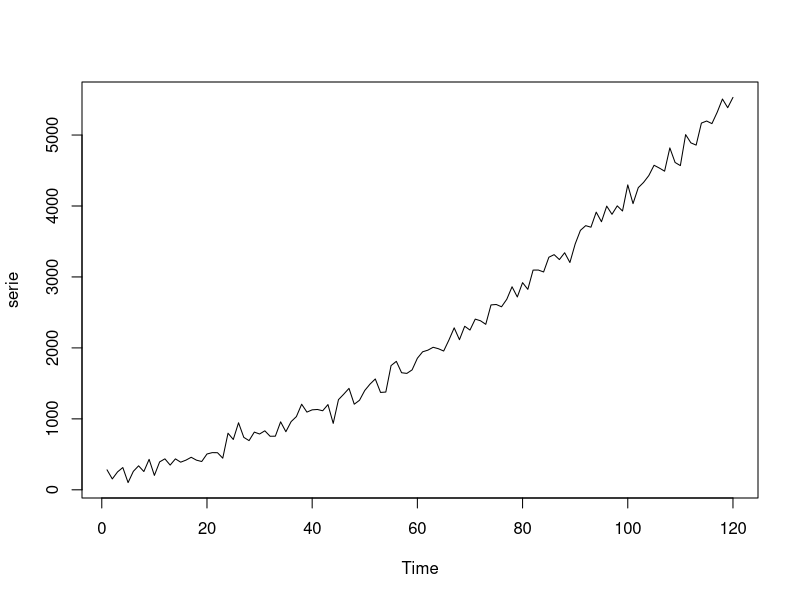
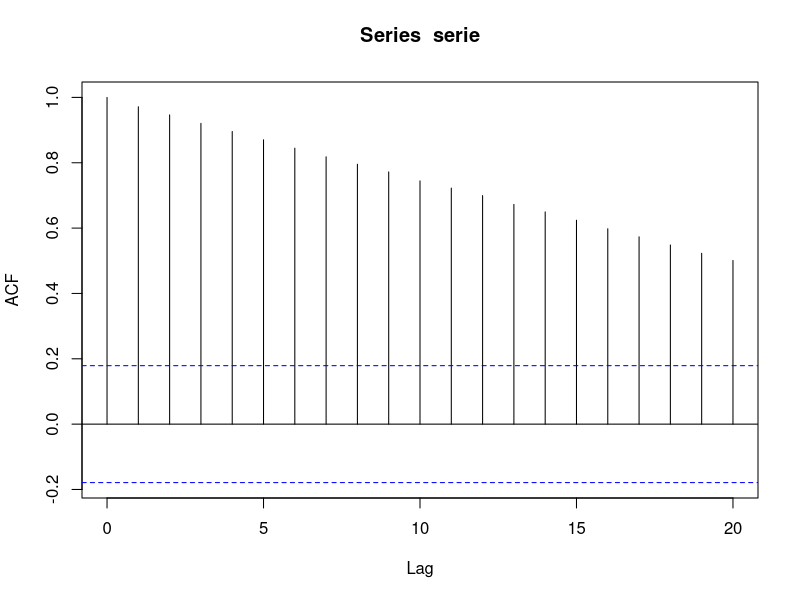
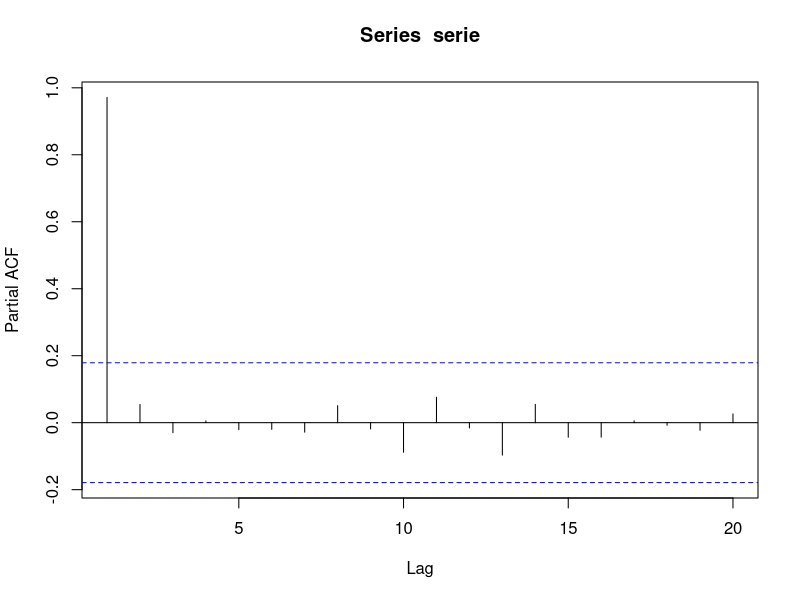

Reproduce these figures in R, in order.
library(tidyverse)
library(forecast)
library(urca)

# Número de observações
n <- 120
# Componente aleatório
set.seed(50)
noise <- rnorm(n, mean = 200, sd = 100)
# Componente de tendência
trend <- 15.67
# Componente estocástico
t <- 1:120
stochastic_component <- (10.32 * t) + (0.287 * (t ^ 2))

### A série temporal deste exemplo:
serie <- ts(trend + stochastic_component + noise)
plot.ts(serie)




### Análise das funções autoregressivas (FAC e FACP):
# Gráfico da FAC apresenta uma queda lenta e prolongada.
# Isso indica que a série se encaixa em um processo
# autoregressivo.
acf(serie)

# Gráfico da FACP apresenta um grande pico na primeira lag
# da série, porém, seu valor cai subitamente já a partir da
# segunda lag. Isso é uma característica clássica de um
# processo autoregressivo de ordem 1, isto é, um modelo AR(1).
pacf(serie)



### Teste de Raiz Unitária (Dickey-Fuller):
# Estatística de -1,2335 não foi capaz de rejeitar a hipótese
# nula do teste;
summary(urca::ur.df(serie, type = "trend"))


# Em primeira diferença, a série produz estatísticas que rejeitam
# a hipótese nula nas três especificações do teste; Logo,
# a série é estacionária em primeira diferença
serie_df <- diff(serie)
summary(urca::ur.df(serie_df, type = "none"))
summary(urca::ur.df(serie_df, type = "drift"))
summary(urca::ur.df(serie_df, type = "trend"))


### Aplicação do modelo:
modelo <- arima(serie, order = c(1, 1, 0))
summary(modelo)




pl <- tibble(x = seq_len(n), y = serie) %>% 
  ggplot() +
  geom_line(
    aes(y = y, x = x)
  ) +
  labs(
    title = "Número diário de usuários ativos (DAUs)"
  ) +
  theme(
    plot.title.position = "plot",
    axis.title = element_blank()
  )


ragg::agg_png("Figuras/serie-aletoria.png", width = 2000, height = 1000, res = 300)
print(pl)
dev.off()
